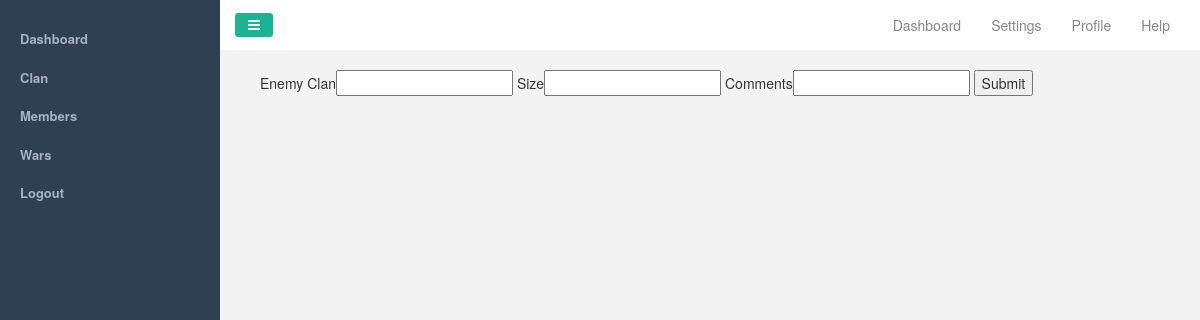
The page /wars.php (signed in) on the database as committed earlier.
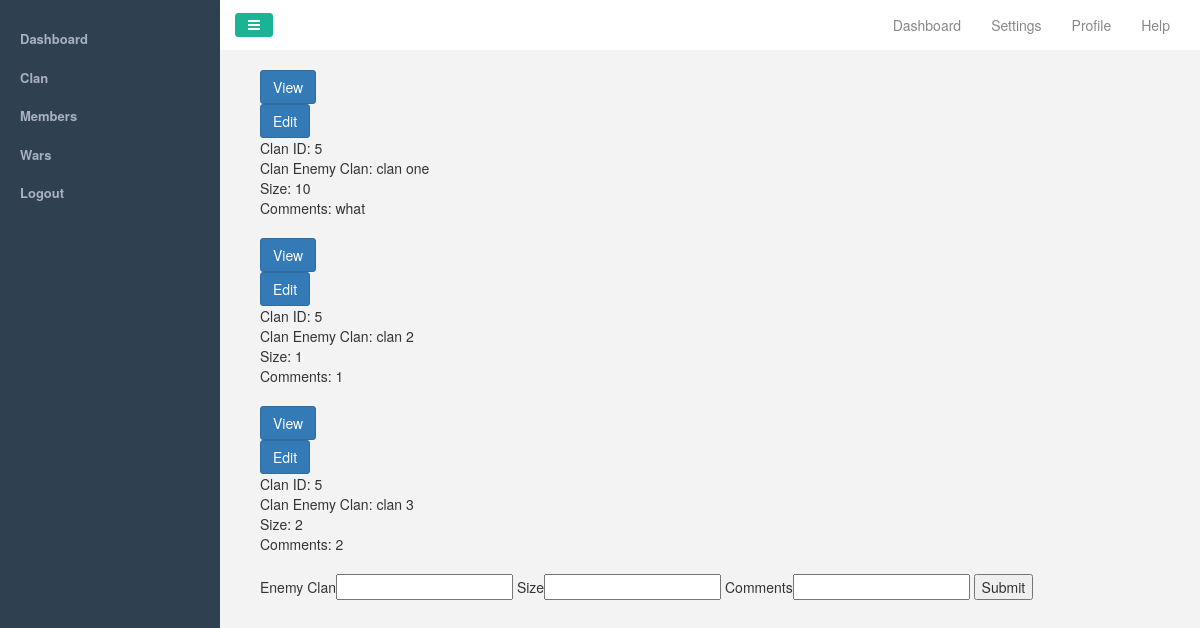
The same page on the database as committed later.
### tables this page shows
CREATE TABLE IF NOT EXISTS `war` (
  `id` int(11) NOT NULL AUTO_INCREMENT,
  `clan_id` int(11) NOT NULL,
  `enemy_clan` varchar(50) NOT NULL,
  `size` int(5) NOT NULL,
  `comments` varchar(255) DEFAULT NULL,
  PRIMARY KEY (`id`),
  KEY `clan_id` (`clan_id`)
);

### wars.php (the view, shortened to what this page needs)
<?php require($_SERVER['DOCUMENT_ROOT']."/wartracker/templatestart.php"); ?>
<?php
	$query = "SELECT id FROM clan WHERE user_id = :user_id";
	$query_params = array(':user_id' => $_SESSION['user']['id']);
	$stmt = $db->prepare($query);
	$stmt->execute($query_params);
	$row = $stmt->fetch();
	$clan_id = $row['id'];
	$query = "SELECT id, clan_id, enemy_clan, size, comments FROM war WHERE clan_id = :clan_id";
	$query_params = array(':clan_id'=>$clan_id);
	$stmt = $db->prepare($query);
	$stmt->execute($query_params);
	$row = $stmt->fetchAll();
	foreach ($row as $war) {
		echo '<a href="war/'.$war['id'].'" class="btn btn-primary">View</a><br>';
		echo '<a href="war/edit/'.$war['id'].'" class="btn btn-primary">Edit</a><br>';
		echo 'Clan ID: '.$war['clan_id'];
		echo '<br>';
		echo 'Clan Enemy Clan: '.$war['enemy_clan'];
		echo '<br>';
		echo 'Size: '.$war['size'];
		echo '<br>';
		echo 'Comments: '.$war['comments'];
		echo '<br>';
		echo '<br>';
	}
?>
<form action="wars" method="post">
	Enemy Clan<input type="text" name="enemy_clan"></input>
	Size<input type="text" name="size"></input>
	Comments<input type="text" name="comments"></input>
	<input type="submit"></input>
</form>
<?php require($_SERVER['DOCUMENT_ROOT']."/wartracker/templatestop.php"); ?>

### templatestart.php (shortened to what this page needs)
<?php
	function locationChecker($location) {
		preg_match("/[^\/]+$/", $_SERVER['REQUEST_URI'], $matches);
		$last_word = $matches[0];
		if ($location === $last_word) {
			echo 'active';
		}
	}
?>
<!DOCTYPE html>
<html lang="en">
  <head>
    <link href="http://localhost/wartracker/css/bootstrap.min.css" rel="stylesheet">
    <link href="http://localhost/wartracker/css/ie10-viewport-bug-workaround.css" rel="stylesheet">
    <link href="http://localhost/wartracker/css/fonts.css" rel="stylesheet">
    <link href="http://localhost/wartracker/css/custom.css" rel="stylesheet">
    <link href="http://localhost/wartracker/css/font-awesome.min.css" rel="stylesheet">
  </head>
  <body>
    <div class="col-sm-3 col-md-2 sidebar" id="sidebar-open">
      <ul class="nav nav-sidebar">
        <li class="<?php locationChecker('dashboard'); ?>"><a href="dashboard">Dashboard</a></li>
        <li class="<?php locationChecker('clan'); ?>"><a href="clan">Clan</a></li>
        <li class="<?php locationChecker('members'); ?>"><a href="members">Members</a></li>
        <li class="<?php locationChecker('wars'); ?>"><a href="wars">Wars</a></li>
        <li><a href="logout">Logout</a></li>
      </ul>
    </div>
    <div class="container-fluid">
      <div class="row">
	    <nav class="navbar">
	      <div class="container-fluid">
	        <div class="navbar-header">
	          <a class="btn btn-primary hamburger-btn" id="hamburger-open">
	          	<i class="fa fa-bars"></i>
	          </a>
	        </div>
	        <div id="navbar" class="navbar-collapse collapse">
	          <ul class="nav navbar-nav navbar-right">
	            <li><a href="#">Dashboard</a></li>
	            <li><a href="#">Settings</a></li>
	            <li><a href="#">Profile</a></li>
	            <li><a href="#">Help</a></li>
	          </ul>
	        </div>
	      </div>
	    </nav>
	    <div class="col-sm-9 col-sm-offset-3 col-md-10 col-md-offset-2 main">

### templatestop.php (shortened to what this page needs)
          </div>
        </div>
      </div>
  </body>
</html>

### css/custom.css (style rules this page uses)
body { font-family: "open sans", "Helvetica Neue", Helvetica,Arial, sans-serif; }
@media (min-width: 768px) { body { position: relative; margin-left: 220px; padding-top: 0; } }
body > div.container-fluid > div > nav { background-color: white; border: 0; margin: 0; border-radius: 0; }
body > div.container-fluid > div > nav > div > div.navbar-header > a { color: white; background-color: #1ab394; border-color: #1ab394; height: 24px; margin-top: 13px; margin-left: 15px; }
@media (min-width: 768px) { body > div.container-fluid > div > nav > div > div.navbar-header > a { margin-left: 0; } }
body > div.container-fluid > div > nav > div > div.navbar-header > a > i { vertical-align: top; }
#navbar > ul > li > a { color: #888; }
.hamburger-btn { padding: 4px 12px 4px 12px; }
.sidebar { position: fixed; top: 0; bottom: 0; left: 0; z-index: -9999; display: block; height: 100vh; width: 70px; padding: 20px; overflow-x: hidden; overflow-y: auto; background-color: #2F4050; }
@media (min-width: 768px) { .sidebar { position: fixed; top: 0; bottom: 0; left: 0; z-index: -9999; display: block; height: 100vh; width: 220px; padding: 20px; overflow-x: hidden; overflow-y: auto; background-color: #2F4050; } }
.nav-sidebar { margin-right: -21px; margin-left: -20px; }
.nav-sidebar > li > a { padding-right: 20px; padding-left: 20px; color: #a7b1c2; font-weight: 600; font-size: 13px; }
.main { padding: 20px; padding-top: 20px; background-color: #F3F3F4; height: 100vh; }
@media (min-width: 768px) { .main { padding-right: 40px; padding-left: 40px; margin-left: 0px; width: 100%; } }
.btn { border-radius: 3px; }

Rows that differ between the two databases and show on the page:
added war: clan "5", enemy_clan "clan one", size "10", comments "what"
added war: clan "5", enemy_clan "clan 2", size "1", comments "1"
added war: clan "5", enemy_clan "clan 3", size "2", comments "2"
